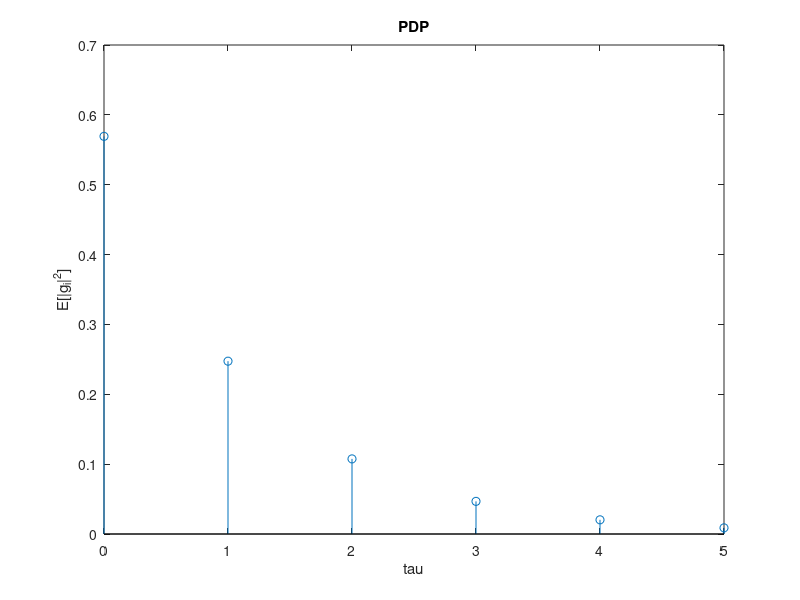

The MATLAB script that drew this image:
%% Clear, initialize useful quantities
Tc = 1; % This is the smallest time interval we want to simulate
T = 4*Tc;   % Time sampling interval of the input of the channel
K = 2; % 3 dB

%% Display the PDP for the channel

% The PDP is the sampling of a continuous time exponential PDP with 
% tau_rms / T = 0.3, so tau_rms / Tc = 0.9
% See 4.224 for reference
final_tau = 5; % To be determined
tau = 0:Tc:final_tau;
tau_rms = 0.3*T;  % Tc = 1, as it is the fundamental sampling time
pdp = 1/tau_rms * exp(-tau/tau_rms);

M_d = sum(pdp);     % This is the power of the PDP
C = sqrt(K*M_d);    % This is the deterministic component inside of g_1

%% TODO: Determine suitable length for h, N_h, define criterion

%% Normalize the PDP
% It must be sum(E[|g_i|^2] = 1
pdp = pdp/M_d;

% Plot the PDP
figure, stem(tau,pdp), title('PDP'), xlabel('tau'), ylabel('E[|g_i|^2]');
